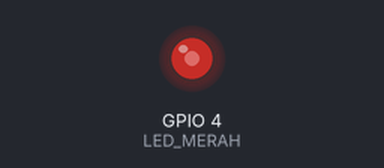
Bench run of a sketch on a simulated ESP32. On the bench: output pins drawn as LEDs (lit = HIGH). What the sketch prints to the serial monitor is not drawn.

Above: at 0.1 s.
Timing chart, 0 to 1.6 s (numbered marks = the images above):
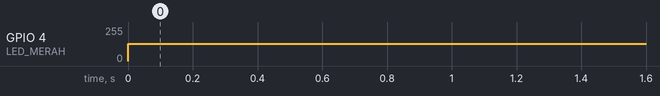

Measured:
- by itself, GPIO 4 (LED_MERAH): 0/255 → 128/255 at 0.00 s

The sketch:

p3_berkedip_jadi_redup.ino
```cpp
/*
 * BAB 12 - Program 3: Dari Berkedip Menjadi Redup
 * Duty cycle tetap 50%, tetapi frekuensi PWM dinaikkan bertahap dari 1 Hz
 * sampai 1000 Hz. Pada frekuensi rendah LED terlihat berkedip; pada frekuensi
 * tinggi LED terlihat menyala stabil dengan kecerahan setengah.
 *
 * Rangkaian: LED1 (merah) di header LED → IO4
 */

#define LED_MERAH 4  // LED merah → IO4

const uint8_t RESOLUSI = 10;         // 10 bit → nilai duty 0–1023 (cukup untuk frekuensi 1 Hz)
const uint32_t DUTY_SETENGAH = 512;  // 512 dari 1024 tingkat = 50%
const uint32_t DAFTAR_FREKUENSI[] = {1, 2, 5, 10, 25, 50, 100, 1000};
const int JUMLAH_LANGKAH = sizeof(DAFTAR_FREKUENSI) / sizeof(DAFTAR_FREKUENSI[0]);
const unsigned long LAMA_AMATI_MS = 4000;  // lama mengamati setiap frekuensi

void setup() {
  Serial.begin(115200);
  Serial.println("BAB 12 - Program 3: Dari Berkedip Menjadi Redup");

  // Mulai dari frekuensi pertama di daftar (1 Hz)
  if (!ledcAttach(LED_MERAH, DAFTAR_FREKUENSI[0], RESOLUSI)) {
    Serial.println("Gagal mengatur PWM di IO4! Periksa frekuensi dan resolusi.");
    while (true) {
      delay(1000);
    }
  }
}

void loop() {
  for (int i = 0; i < JUMLAH_LANGKAH; i++) {
    // Ganti frekuensi. Hasilnya = frekuensi yang benar-benar dipakai (0 = gagal)
    uint32_t frekuensi = ledcChangeFrequency(LED_MERAH, DAFTAR_FREKUENSI[i], RESOLUSI);
    if (frekuensi == 0) {
      Serial.println("Gagal mengganti frekuensi!");
      continue;  // lewati frekuensi ini
    }
    ledcWrite(LED_MERAH, DUTY_SETENGAH);  // duty cycle tetap 50%

    float periodeMs = 1000.0 / frekuensi;  // periode = 1 ÷ frekuensi, dalam milidetik

    Serial.print("Frekuensi ");
    Serial.print(frekuensi);
    Serial.print(" Hz -> menyala ");
    Serial.print(periodeMs / 2, 1);
    Serial.print(" ms, mati ");
    Serial.print(periodeMs / 2, 1);
    Serial.println(" ms");

    delay(LAMA_AMATI_MS);
  }
}
```
